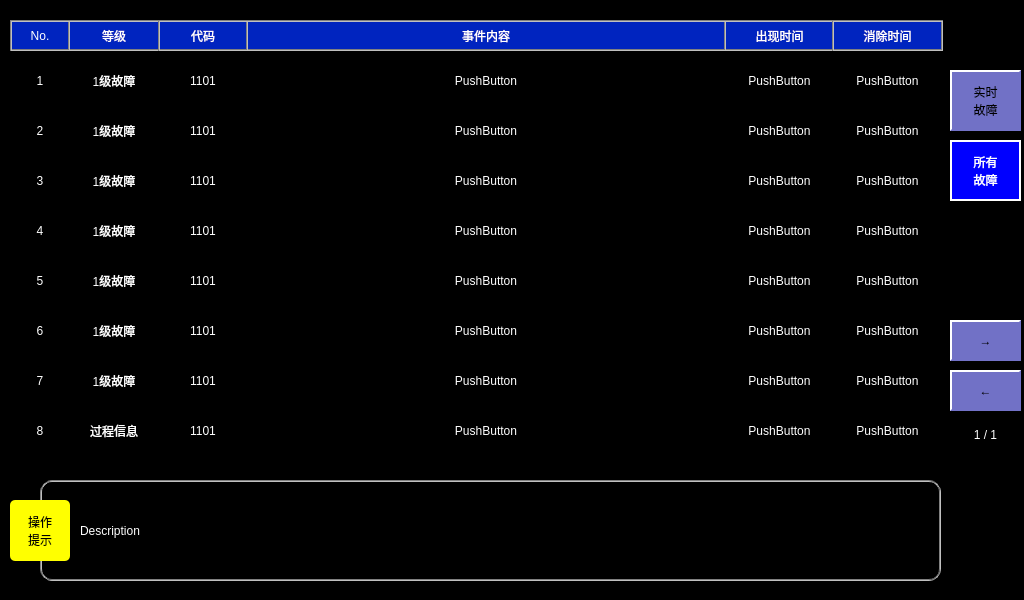
 <widget class="QWidget" name="MyCaseAll">
  <property name="geometry">
   <rect>
    <x>0</x>
    <y>0</y>
    <width>1024</width>
    <height>600</height>
   </rect>
  </property>
  <property name="windowTitle">
   <string>Form</string>
  </property>
  <property name="styleSheet">
   <string notr="true">QLabel
{
	color: white;
	border: 2px groove, gray;
    border-color: gray;
	font: 20px, &quot;微软雅黑&quot;;
}

QPushButton
{
	color: white;
	border: 2px groove, gray;
    border-color: gray;
	border-width: 0px;
	font: 18px, &quot;微软雅黑&quot;;
}

QWidget
{
	background-color: black;
}</string>
  </property>
  <widget class="QLabel" name="label_2">
   <property name="geometry">
    <rect>
     <x>68</x>
     <y>20</y>
     <width>92</width>
     <height>31</height>
    </rect>
   </property>
   <property name="styleSheet">
    <string notr="true">background-color: rgb(0, 36, 191);</string>
   </property>
   <property name="text">
    <string>等级</string>
   </property>
   <property name="alignment">
    <set>Qt::AlignCenter</set>
   </property>
  </widget>
  <widget class="QPushButton" name="btnReal">
   <property name="geometry">
    <rect>
     <x>950</x>
     <y>70</y>
     <width>71</width>
     <height>61</height>
    </rect>
   </property>
   <property name="styleSheet">
    <string notr="true">QPushButton
{
	font: 19px, &quot;微软雅黑&quot;;
    color: black;
	background-color: rgb(113, 113, 198);
	border:2px solid white; 
    border-right-color: rgb(113, 113, 198); 
    border-bottom-color: rgb(113, 113, 198);
}</string>
   </property>
   <property name="text">
    <string>实时
故障</string>
   </property>
  </widget>
  <widget class="QPushButton" name="btnLine7Time">
   <property name="geometry">
    <rect>
     <x>724</x>
     <y>360</y>
     <width>111</width>
     <height>41</height>
    </rect>
   </property>
   <property name="focusPolicy">
    <enum>Qt::NoFocus</enum>
   </property>
   <property name="styleSheet">
    <string notr="true">QPushButton
{
	color: white;
	border: 2px groove, gray;
    border-color: gray;
	border-width: 0px;
	font: 16px, &quot;微软雅黑&quot;;
}</string>
   </property>
   <property name="text">
    <string>PushButton</string>
   </property>
  </widget>
  <widget class="QPushButton" name="btnLine6Level">
   <property name="geometry">
    <rect>
     <x>68</x>
     <y>310</y>
     <width>92</width>
     <height>41</height>
    </rect>
   </property>
   <property name="focusPolicy">
    <enum>Qt::NoFocus</enum>
   </property>
   <property name="styleSheet">
    <string notr="true"/>
   </property>
   <property name="text">
    <string>1级故障</string>
   </property>
  </widget>
  <widget class="QPushButton" name="btnLine7Number">
   <property name="geometry">
    <rect>
     <x>10</x>
     <y>360</y>
     <width>60</width>
     <height>41</height>
    </rect>
   </property>
   <property name="focusPolicy">
    <enum>Qt::NoFocus</enum>
   </property>
   <property name="styleSheet">
    <string notr="true"/>
   </property>
   <property name="text">
    <string>7</string>
   </property>
  </widget>
  <widget class="QPushButton" name="btnLine4Time">
   <property name="geometry">
    <rect>
     <x>724</x>
     <y>210</y>
     <width>111</width>
     <height>41</height>
    </rect>
   </property>
   <property name="focusPolicy">
    <enum>Qt::NoFocus</enum>
   </property>
   <property name="styleSheet">
    <string notr="true">QPushButton
{
	color: white;
	border: 2px groove, gray;
    border-color: gray;
	border-width: 0px;
	font: 16px, &quot;微软雅黑&quot;;
}</string>
   </property>
   <property name="text">
    <string>PushButton</string>
   </property>
  </widget>
  <widget class="QPushButton" name="btnLine5Level">
   <property name="geometry">
    <rect>
     <x>68</x>
     <y>260</y>
     <width>92</width>
     <height>41</height>
    </rect>
   </property>
   <property name="focusPolicy">
    <enum>Qt::NoFocus</enum>
   </property>
   <property name="styleSheet">
    <string notr="true"/>
   </property>
   <property name="text">
    <string>1级故障</string>
   </property>
  </widget>
  <widget class="QPushButton" name="btnLine1Code">
   <property name="geometry">
    <rect>
     <x>158</x>
     <y>60</y>
     <width>90</width>
     <height>41</height>
    </rect>
   </property>
   <property name="focusPolicy">
    <enum>Qt::NoFocus</enum>
   </property>
   <property name="styleSheet">
    <string notr="true"/>
   </property>
   <property name="text">
    <string>1101</string>
   </property>
  </widget>
  <widget class="QPushButton" name="btnPreviousPage">
   <property name="geometry">
    <rect>
     <x>950</x>
     <y>370</y>
     <width>71</width>
     <height>41</height>
    </rect>
   </property>
   <property name="styleSheet">
    <string notr="true">QPushButton
{
	font: 33px, &quot;微软雅黑&quot;;
    color: black;
	background-color: rgb(113, 113, 198);
	border:2px solid white; 
    border-right-color: rgb(113, 113, 198); 
    border-bottom-color: rgb(113, 113, 198);
}

QPushButton:pressed
{
	font: 33px, &quot;微软雅黑&quot;;
    color: white;
	background-color: rgb(0, 0, 255); 
	border:2px solid white; 
	border-left-color: qlineargradient(x1: 0, y1: 0, x2: 1, y2: 0, 
                        stop: 0 gray, stop: 1 black); 			border-top-color: qlineargradient(x1: 0, y1: 0, x2: 0, 										y2: 1, stop: 0 gray, stop: 1 black);
  border-right-color: white; border-bottom-color: white;
}</string>
   </property>
   <property name="text">
    <string>←</string>
   </property>
  </widget>
  <widget class="QLabel" name="label_6">
   <property name="geometry">
    <rect>
     <x>10</x>
     <y>500</y>
     <width>60</width>
     <height>61</height>
    </rect>
   </property>
   <property name="styleSheet">
    <string notr="true">background-color: yellow;
border: 0px;
color: black;
border-radius: 5px;</string>
   </property>
   <property name="text">
    <string>操作
提示</string>
   </property>
   <property name="alignment">
    <set>Qt::AlignCenter</set>
   </property>
  </widget>
  <widget class="QPushButton" name="btnLine8Level">
   <property name="geometry">
    <rect>
     <x>68</x>
     <y>410</y>
     <width>92</width>
     <height>41</height>
    </rect>
   </property>
   <property name="focusPolicy">
    <enum>Qt::NoFocus</enum>
   </property>
   <property name="styleSheet">
    <string notr="true"/>
   </property>
   <property name="text">
    <string>过程信息</string>
   </property>
  </widget>
  <widget class="QPushButton" name="btnLine1Name">
   <property name="geometry">
    <rect>
     <x>246</x>
     <y>60</y>
     <width>480</width>
     <height>41</height>
    </rect>
   </property>
   <property name="focusPolicy">
    <enum>Qt::NoFocus</enum>
   </property>
   <property name="styleSheet">
    <string notr="true"/>
   </property>
   <property name="text">
    <string>PushButton</string>
   </property>
  </widget>
  <widget class="QPushButton" name="btnLine3Number">
   <property name="geometry">
    <rect>
     <x>10</x>
     <y>160</y>
     <width>60</width>
     <height>41</height>
    </rect>
   </property>
   <property name="focusPolicy">
    <enum>Qt::NoFocus</enum>
   </property>
   <property name="styleSheet">
    <string notr="true"/>
   </property>
   <property name="text">
    <string>3</string>
   </property>
  </widget>
  <widget class="QPushButton" name="btnLine5Name">
   <property name="geometry">
    <rect>
     <x>246</x>
     <y>260</y>
     <width>480</width>
     <height>41</height>
    </rect>
   </property>
   <property name="focusPolicy">
    <enum>Qt::NoFocus</enum>
   </property>
   <property name="styleSheet">
    <string notr="true"/>
   </property>
   <property name="text">
    <string>PushButton</string>
   </property>
  </widget>
  <widget class="QPushButton" name="btnLine5Code">
   <property name="geometry">
    <rect>
     <x>158</x>
     <y>260</y>
     <width>90</width>
     <height>41</height>
    </rect>
   </property>
   <property name="focusPolicy">
    <enum>Qt::NoFocus</enum>
   </property>
   <property name="styleSheet">
    <string notr="true"/>
   </property>
   <property name="text">
    <string>1101</string>
   </property>
  </widget>
  <widget class="QPushButton" name="btnLine2Code">
   <property name="geometry">
    <rect>
     <x>158</x>
     <y>110</y>
     <width>90</width>
     <height>41</height>
    </rect>
   </property>
   <property name="focusPolicy">
    <enum>Qt::NoFocus</enum>
   </property>
   <property name="styleSheet">
    <string notr="true"/>
   </property>
   <property name="text">
    <string>1101</string>
   </property>
  </widget>
  <widget class="QPushButton" name="btnLine8Time">
   <property name="geometry">
    <rect>
     <x>724</x>
     <y>410</y>
     <width>111</width>
     <height>41</height>
    </rect>
   </property>
   <property name="focusPolicy">
    <enum>Qt::NoFocus</enum>
   </property>
   <property name="styleSheet">
    <string notr="true">QPushButton
{
	color: white;
	border: 2px groove, gray;
    border-color: gray;
	border-width: 0px;
	font: 16px, &quot;微软雅黑&quot;;
}</string>
   </property>
   <property name="text">
    <string>PushButton</string>
   </property>
  </widget>
  <widget class="QPushButton" name="btnLine3Level">
   <property name="geometry">
    <rect>
     <x>68</x>
     <y>160</y>
     <width>92</width>
     <height>41</height>
    </rect>
   </property>
   <property name="focusPolicy">
    <enum>Qt::NoFocus</enum>
   </property>
   <property name="styleSheet">
    <string notr="true"/>
   </property>
   <property name="text">
    <string>1级故障</string>
   </property>
  </widget>
  <widget class="QPushButton" name="btnLine7Level">
   <property name="geometry">
    <rect>
     <x>68</x>
     <y>360</y>
     <width>92</width>
     <height>41</height>
    </rect>
   </property>
   <property name="focusPolicy">
    <enum>Qt::NoFocus</enum>
   </property>
   <property name="styleSheet">
    <string notr="true"/>
   </property>
   <property name="text">
    <string>1级故障</string>
   </property>
  </widget>
  <widget class="QPushButton" name="btnLine6Number">
   <property name="geometry">
    <rect>
     <x>10</x>
     <y>310</y>
     <width>60</width>
     <height>41</height>
    </rect>
   </property>
   <property name="focusPolicy">
    <enum>Qt::NoFocus</enum>
   </property>
   <property name="styleSheet">
    <string notr="true"/>
   </property>
   <property name="text">
    <string>6</string>
   </property>
  </widget>
  <widget class="QPushButton" name="btnLine8Name">
   <property name="geometry">
    <rect>
     <x>246</x>
     <y>410</y>
     <width>480</width>
     <height>41</height>
    </rect>
   </property>
   <property name="focusPolicy">
    <enum>Qt::NoFocus</enum>
   </property>
   <property name="styleSheet">
    <string notr="true"/>
   </property>
   <property name="text">
    <string>PushButton</string>
   </property>
  </widget>
  <widget class="QPushButton" name="btnLine8Code">
   <property name="geometry">
    <rect>
     <x>158</x>
     <y>410</y>
     <width>90</width>
     <height>41</height>
    </rect>
   </property>
   <property name="focusPolicy">
    <enum>Qt::NoFocus</enum>
   </property>
   <property name="styleSheet">
    <string notr="true"/>
   </property>
   <property name="text">
    <string>1101</string>
   </property>
  </widget>
  <widget class="QPushButton" name="btnLine1Time">
   <property name="geometry">
    <rect>
     <x>724</x>
     <y>60</y>
     <width>111</width>
     <height>41</height>
    </rect>
   </property>
   <property name="focusPolicy">
    <enum>Qt::NoFocus</enum>
   </property>
   <property name="styleSheet">
    <string notr="true">QPushButton
{
	color: white;
	border: 2px groove, gray;
    border-color: gray;
	border-width: 0px;
	font: 16px, &quot;微软雅黑&quot;;
}</string>
   </property>
   <property name="text">
    <string>PushButton</string>
   </property>
  </widget>
  <widget class="QPushButton" name="btnLine5Time">
   <property name="geometry">
    <rect>
     <x>724</x>
     <y>260</y>
     <width>111</width>
     <height>41</height>
    </rect>
   </property>
   <property name="focusPolicy">
    <enum>Qt::NoFocus</enum>
   </property>
   <property name="styleSheet">
    <string notr="true">QPushButton
{
	color: white;
	border: 2px groove, gray;
    border-color: gray;
	border-width: 0px;
	font: 16px, &quot;微软雅黑&quot;;
}</string>
   </property>
   <property name="text">
    <string>PushButton</string>
   </property>
  </widget>
  <widget class="QPushButton" name="btnLine2Number">
   <property name="geometry">
    <rect>
     <x>10</x>
     <y>110</y>
     <width>60</width>
     <height>41</height>
    </rect>
   </property>
   <property name="focusPolicy">
    <enum>Qt::NoFocus</enum>
   </property>
   <property name="styleSheet">
    <string notr="true"/>
   </property>
   <property name="text">
    <string>2</string>
   </property>
  </widget>
  <widget class="QPushButton" name="btnLine4Name">
   <property name="geometry">
    <rect>
     <x>246</x>
     <y>210</y>
     <width>480</width>
     <height>41</height>
    </rect>
   </property>
   <property name="focusPolicy">
    <enum>Qt::NoFocus</enum>
   </property>
   <property name="styleSheet">
    <string notr="true"/>
   </property>
   <property name="text">
    <string>PushButton</string>
   </property>
  </widget>
  <widget class="QPushButton" name="btnLine1Level">
   <property name="geometry">
    <rect>
     <x>68</x>
     <y>60</y>
     <width>92</width>
     <height>41</height>
    </rect>
   </property>
   <property name="focusPolicy">
    <enum>Qt::NoFocus</enum>
   </property>
   <property name="styleSheet">
    <string notr="true"/>
   </property>
   <property name="text">
    <string>1级故障</string>
   </property>
  </widget>
  <widget class="QLabel" name="label_5">
   <property name="geometry">
    <rect>
     <x>724</x>
     <y>20</y>
     <width>111</width>
     <height>31</height>
    </rect>
   </property>
   <property name="styleSheet">
    <string notr="true">background-color: rgb(0, 36, 191);</string>
   </property>
   <property name="text">
    <string>出现时间</string>
   </property>
   <property name="alignment">
    <set>Qt::AlignCenter</set>
   </property>
  </widget>
  <widget class="QLabel" name="label_4">
   <property name="geometry">
    <rect>
     <x>246</x>
     <y>20</y>
     <width>480</width>
     <height>31</height>
    </rect>
   </property>
   <property name="styleSheet">
    <string notr="true">background-color: rgb(0, 36, 191);</string>
   </property>
   <property name="text">
    <string>事件内容</string>
   </property>
   <property name="alignment">
    <set>Qt::AlignCenter</set>
   </property>
  </widget>
  <widget class="QPushButton" name="btnLine3Time">
   <property name="geometry">
    <rect>
     <x>724</x>
     <y>160</y>
     <width>111</width>
     <height>41</height>
    </rect>
   </property>
   <property name="focusPolicy">
    <enum>Qt::NoFocus</enum>
   </property>
   <property name="styleSheet">
    <string notr="true">QPushButton
{
	color: white;
	border: 2px groove, gray;
    border-color: gray;
	border-width: 0px;
	font: 16px, &quot;微软雅黑&quot;;
}</string>
   </property>
   <property name="text">
    <string>PushButton</string>
   </property>
  </widget>
  <widget class="QPushButton" name="btnNextPage">
   <property name="geometry">
    <rect>
     <x>950</x>
     <y>320</y>
     <width>71</width>
     <height>41</height>
    </rect>
   </property>
   <property name="styleSheet">
    <string notr="true">QPushButton
{
	font: 33px, &quot;微软雅黑&quot;;
    color: black;
	background-color: rgb(113, 113, 198);
	border:2px solid white; 
    border-right-color: rgb(113, 113, 198); 
    border-bottom-color: rgb(113, 113, 198);
}

QPushButton:pressed
{
	font: 33px, &quot;微软雅黑&quot;;
    color: white;
	background-color: rgb(0, 0, 255); 
	border:2px solid white; 
	border-left-color: qlineargradient(x1: 0, y1: 0, x2: 1, y2: 0, 
                        stop: 0 gray, stop: 1 black); 			border-top-color: qlineargradient(x1: 0, y1: 0, x2: 0, 										y2: 1, stop: 0 gray, stop: 1 black);
  border-right-color: white; border-bottom-color: white;
}</string>
   </property>
   <property name="text">
    <string>→</string>
   </property>
  </widget>
  <widget class="QLabel" name="label">
   <property name="geometry">
    <rect>
     <x>10</x>
     <y>20</y>
     <width>60</width>
     <height>31</height>
    </rect>
   </property>
   <property name="styleSheet">
    <string notr="true">background-color: rgb(0, 36, 191);</string>
   </property>
   <property name="text">
    <string>No.</string>
   </property>
   <property name="alignment">
    <set>Qt::AlignCenter</set>
   </property>
  </widget>
  <widget class="QPushButton" name="btnLine4Level">
   <property name="geometry">
    <rect>
     <x>68</x>
     <y>210</y>
     <width>92</width>
     <height>41</height>
    </rect>
   </property>
   <property name="focusPolicy">
    <enum>Qt::NoFocus</enum>
   </property>
   <property name="styleSheet">
    <string notr="true"/>
   </property>
   <property name="text">
    <string>1级故障</string>
   </property>
  </widget>
  <widget class="QPushButton" name="btnLine5Number">
   <property name="geometry">
    <rect>
     <x>10</x>
     <y>260</y>
     <width>60</width>
     <height>41</height>
    </rect>
   </property>
   <property name="focusPolicy">
    <enum>Qt::NoFocus</enum>
   </property>
   <property name="styleSheet">
    <string notr="true"/>
   </property>
   <property name="text">
    <string>5</string>
   </property>
  </widget>
  <widget class="QPushButton" name="btnLine7Code">
   <property name="geometry">
    <rect>
     <x>158</x>
     <y>360</y>
     <width>90</width>
     <height>41</height>
    </rect>
   </property>
   <property name="focusPolicy">
    <enum>Qt::NoFocus</enum>
   </property>
   <property name="styleSheet">
    <string notr="true"/>
   </property>
   <property name="text">
    <string>1101</string>
   </property>
  </widget>
  <widget class="QPushButton" name="btnLine7Name">
   <property name="geometry">
    <rect>
     <x>246</x>
     <y>360</y>
     <width>480</width>
     <height>41</height>
    </rect>
   </property>
   <property name="focusPolicy">
    <enum>Qt::NoFocus</enum>
   </property>
   <property name="styleSheet">
    <string notr="true"/>
   </property>
   <property name="text">
    <string>PushButton</string>
   </property>
  </widget>
  <widget class="QPushButton" name="btnLine2Time">
   <property name="geometry">
    <rect>
     <x>724</x>
     <y>110</y>
     <width>111</width>
     <height>41</height>
    </rect>
   </property>
   <property name="focusPolicy">
    <enum>Qt::NoFocus</enum>
   </property>
   <property name="styleSheet">
    <string notr="true">QPushButton
{
	color: white;
	border: 2px groove, gray;
    border-color: gray;
	border-width: 0px;
	font: 16px, &quot;微软雅黑&quot;;
}</string>
   </property>
   <property name="text">
    <string>PushButton</string>
   </property>
  </widget>
  <widget class="QPushButton" name="btnLine2Name">
   <property name="geometry">
    <rect>
     <x>246</x>
     <y>110</y>
     <width>480</width>
     <height>41</height>
    </rect>
   </property>
   <property name="focusPolicy">
    <enum>Qt::NoFocus</enum>
   </property>
   <property name="styleSheet">
    <string notr="true"/>
   </property>
   <property name="text">
    <string>PushButton</string>
   </property>
  </widget>
  <widget class="QLabel" name="lblDescription">
   <property name="geometry">
    <rect>
     <x>40</x>
     <y>480</y>
     <width>901</width>
     <height>101</height>
    </rect>
   </property>
   <property name="styleSheet">
    <string notr="true">border-radius: 12px;</string>
   </property>
   <property name="text">
    <string/>
   </property>
   <property name="alignment">
    <set>Qt::AlignCenter</set>
   </property>
  </widget>
  <widget class="QLabel" name="label_3">
   <property name="geometry">
    <rect>
     <x>158</x>
     <y>20</y>
     <width>90</width>
     <height>31</height>
    </rect>
   </property>
   <property name="styleSheet">
    <string notr="true">background-color: rgb(0, 36, 191);</string>
   </property>
   <property name="text">
    <string>代码</string>
   </property>
   <property name="alignment">
    <set>Qt::AlignCenter</set>
   </property>
  </widget>
  <widget class="QPushButton" name="btnLine1Number">
   <property name="geometry">
    <rect>
     <x>10</x>
     <y>60</y>
     <width>60</width>
     <height>41</height>
    </rect>
   </property>
   <property name="focusPolicy">
    <enum>Qt::NoFocus</enum>
   </property>
   <property name="styleSheet">
    <string notr="true"/>
   </property>
   <property name="text">
    <string>1</string>
   </property>
  </widget>
  <widget class="QPushButton" name="btnLine8Number">
   <property name="geometry">
    <rect>
     <x>10</x>
     <y>410</y>
     <width>60</width>
     <height>41</height>
    </rect>
   </property>
   <property name="focusPolicy">
    <enum>Qt::NoFocus</enum>
   </property>
   <property name="styleSheet">
    <string notr="true"/>
   </property>
   <property name="text">
    <string>8</string>
   </property>
  </widget>
  <widget class="QPushButton" name="btnLine3Name">
   <property name="geometry">
    <rect>
     <x>246</x>
     <y>160</y>
     <width>480</width>
     <height>41</height>
    </rect>
   </property>
   <property name="focusPolicy">
    <enum>Qt::NoFocus</enum>
   </property>
   <property name="styleSheet">
    <string notr="true"/>
   </property>
   <property name="text">
    <string>PushButton</string>
   </property>
  </widget>
  <widget class="QPushButton" name="btnAll">
   <property name="geometry">
    <rect>
     <x>950</x>
     <y>140</y>
     <width>71</width>
     <height>61</height>
    </rect>
   </property>
   <property name="styleSheet">
    <string notr="true">QPushButton
{
	font: 19px, &quot;微软雅黑&quot;;
    color: white;
	background-color: rgb(0, 0, 255); 
	border:2px solid white; 
	border-left-color: qlineargradient(x1: 0, y1: 0, x2: 1, y2: 0, 
                        stop: 0 gray, stop: 1 black); 			border-top-color: qlineargradient(x1: 0, y1: 0, x2: 0, 										y2: 1, stop: 0 gray, stop: 1 black);
  border-right-color: white; border-bottom-color: white;
}</string>
   </property>
   <property name="text">
    <string>所有
故障</string>
   </property>
  </widget>
  <widget class="QLabel" name="lblPage">
   <property name="geometry">
    <rect>
     <x>950</x>
     <y>420</y>
     <width>71</width>
     <height>30</height>
    </rect>
   </property>
   <property name="styleSheet">
    <string notr="true">QLabel
{
	color: white;
	border: 0px;
	font: 16px, &quot;微软雅黑&quot;;
}</string>
   </property>
   <property name="text">
    <string>1 / 1</string>
   </property>
   <property name="alignment">
    <set>Qt::AlignCenter</set>
   </property>
  </widget>
  <widget class="QPushButton" name="btnLine4Code">
   <property name="geometry">
    <rect>
     <x>158</x>
     <y>210</y>
     <width>90</width>
     <height>41</height>
    </rect>
   </property>
   <property name="focusPolicy">
    <enum>Qt::NoFocus</enum>
   </property>
   <property name="styleSheet">
    <string notr="true"/>
   </property>
   <property name="text">
    <string>1101</string>
   </property>
  </widget>
  <widget class="QPushButton" name="btnLine2Level">
   <property name="geometry">
    <rect>
     <x>68</x>
     <y>110</y>
     <width>92</width>
     <height>41</height>
    </rect>
   </property>
   <property name="focusPolicy">
    <enum>Qt::NoFocus</enum>
   </property>
   <property name="styleSheet">
    <string notr="true"/>
   </property>
   <property name="text">
    <string>1级故障</string>
   </property>
  </widget>
  <widget class="QPushButton" name="btnLine6Time">
   <property name="geometry">
    <rect>
     <x>724</x>
     <y>310</y>
     <width>111</width>
     <height>41</height>
    </rect>
   </property>
   <property name="focusPolicy">
    <enum>Qt::NoFocus</enum>
   </property>
   <property name="styleSheet">
    <string notr="true">QPushButton
{
	color: white;
	border: 2px groove, gray;
    border-color: gray;
	border-width: 0px;
	font: 16px, &quot;微软雅黑&quot;;
}</string>
   </property>
   <property name="text">
    <string>PushButton</string>
   </property>
  </widget>
  <widget class="QPushButton" name="btnLine3Code">
   <property name="geometry">
    <rect>
     <x>158</x>
     <y>160</y>
     <width>90</width>
     <height>41</height>
    </rect>
   </property>
   <property name="focusPolicy">
    <enum>Qt::NoFocus</enum>
   </property>
   <property name="styleSheet">
    <string notr="true"/>
   </property>
   <property name="text">
    <string>1101</string>
   </property>
  </widget>
  <widget class="QLabel" name="txtDescription">
   <property name="geometry">
    <rect>
     <x>80</x>
     <y>490</y>
     <width>851</width>
     <height>81</height>
    </rect>
   </property>
   <property name="styleSheet">
    <string notr="true">border-width: 0px;</string>
   </property>
   <property name="text">
    <string>Description</string>
   </property>
   <property name="alignment">
    <set>Qt::AlignLeading|Qt::AlignLeft|Qt::AlignVCenter</set>
   </property>
  </widget>
  <widget class="QPushButton" name="btnLine4Number">
   <property name="geometry">
    <rect>
     <x>10</x>
     <y>210</y>
     <width>60</width>
     <height>41</height>
    </rect>
   </property>
   <property name="focusPolicy">
    <enum>Qt::NoFocus</enum>
   </property>
   <property name="styleSheet">
    <string notr="true"/>
   </property>
   <property name="text">
    <string>4</string>
   </property>
  </widget>
  <widget class="QPushButton" name="btnLine6Code">
   <property name="geometry">
    <rect>
     <x>158</x>
     <y>310</y>
     <width>90</width>
     <height>41</height>
    </rect>
   </property>
   <property name="focusPolicy">
    <enum>Qt::NoFocus</enum>
   </property>
   <property name="styleSheet">
    <string notr="true"/>
   </property>
   <property name="text">
    <string>1101</string>
   </property>
  </widget>
  <widget class="QPushButton" name="btnLine6Name">
   <property name="geometry">
    <rect>
     <x>246</x>
     <y>310</y>
     <width>480</width>
     <height>41</height>
    </rect>
   </property>
   <property name="focusPolicy">
    <enum>Qt::NoFocus</enum>
   </property>
   <property name="styleSheet">
    <string notr="true"/>
   </property>
   <property name="text">
    <string>PushButton</string>
   </property>
  </widget>
  <widget class="QLabel" name="label_7">
   <property name="geometry">
    <rect>
     <x>832</x>
     <y>20</y>
     <width>111</width>
     <height>31</height>
    </rect>
   </property>
   <property name="styleSheet">
    <string notr="true">background-color: rgb(0, 36, 191);</string>
   </property>
   <property name="text">
    <string>消除时间</string>
   </property>
   <property name="alignment">
    <set>Qt::AlignCenter</set>
   </property>
  </widget>
  <widget class="QPushButton" name="btnLine5EndTime">
   <property name="geometry">
    <rect>
     <x>832</x>
     <y>260</y>
     <width>111</width>
     <height>41</height>
    </rect>
   </property>
   <property name="focusPolicy">
    <enum>Qt::NoFocus</enum>
   </property>
   <property name="styleSheet">
    <string notr="true">QPushButton
{
	color: white;
	border: 2px groove, gray;
    border-color: gray;
	border-width: 0px;
	font: 16px, &quot;微软雅黑&quot;;
}</string>
   </property>
   <property name="text">
    <string>PushButton</string>
   </property>
  </widget>
  <widget class="QPushButton" name="btnLine3EndTime">
   <property name="geometry">
    <rect>
     <x>832</x>
     <y>160</y>
     <width>111</width>
     <height>41</height>
    </rect>
   </property>
   <property name="focusPolicy">
    <enum>Qt::NoFocus</enum>
   </property>
   <property name="styleSheet">
    <string notr="true">QPushButton
{
	color: white;
	border: 2px groove, gray;
    border-color: gray;
	border-width: 0px;
	font: 16px, &quot;微软雅黑&quot;;
}</string>
   </property>
   <property name="text">
    <string>PushButton</string>
   </property>
  </widget>
  <widget class="QPushButton" name="btnLine8EndTime">
   <property name="geometry">
    <rect>
     <x>832</x>
     <y>410</y>
     <width>111</width>
     <height>41</height>
    </rect>
   </property>
   <property name="focusPolicy">
    <enum>Qt::NoFocus</enum>
   </property>
   <property name="styleSheet">
    <string notr="true">QPushButton
{
	color: white;
	border: 2px groove, gray;
    border-color: gray;
	border-width: 0px;
	font: 16px, &quot;微软雅黑&quot;;
}</string>
   </property>
   <property name="text">
    <string>PushButton</string>
   </property>
  </widget>
  <widget class="QPushButton" name="btnLine6EndTime">
   <property name="geometry">
    <rect>
     <x>832</x>
     <y>310</y>
     <width>111</width>
     <height>41</height>
    </rect>
   </property>
   <property name="focusPolicy">
    <enum>Qt::NoFocus</enum>
   </property>
   <property name="styleSheet">
    <string notr="true">QPushButton
{
	color: white;
	border: 2px groove, gray;
    border-color: gray;
	border-width: 0px;
	font: 16px, &quot;微软雅黑&quot;;
}</string>
   </property>
   <property name="text">
    <string>PushButton</string>
   </property>
  </widget>
  <widget class="QPushButton" name="btnLine1EndTime">
   <property name="geometry">
    <rect>
     <x>832</x>
     <y>60</y>
     <width>111</width>
     <height>41</height>
    </rect>
   </property>
   <property name="focusPolicy">
    <enum>Qt::NoFocus</enum>
   </property>
   <property name="styleSheet">
    <string notr="true">QPushButton
{
	color: white;
	border: 2px groove, gray;
    border-color: gray;
	border-width: 0px;
	font: 16px, &quot;微软雅黑&quot;;
}</string>
   </property>
   <property name="text">
    <string>PushButton</string>
   </property>
  </widget>
  <widget class="QPushButton" name="btnLine2EndTime">
   <property name="geometry">
    <rect>
     <x>832</x>
     <y>110</y>
     <width>111</width>
     <height>41</height>
    </rect>
   </property>
   <property name="focusPolicy">
    <enum>Qt::NoFocus</enum>
   </property>
   <property name="styleSheet">
    <string notr="true">QPushButton
{
	color: white;
	border: 2px groove, gray;
    border-color: gray;
	border-width: 0px;
	font: 16px, &quot;微软雅黑&quot;;
}</string>
   </property>
   <property name="text">
    <string>PushButton</string>
   </property>
  </widget>
  <widget class="QPushButton" name="btnLine7EndTime">
   <property name="geometry">
    <rect>
     <x>832</x>
     <y>360</y>
     <width>111</width>
     <height>41</height>
    </rect>
   </property>
   <property name="focusPolicy">
    <enum>Qt::NoFocus</enum>
   </property>
   <property name="styleSheet">
    <string notr="true">QPushButton
{
	color: white;
	border: 2px groove, gray;
    border-color: gray;
	border-width: 0px;
	font: 16px, &quot;微软雅黑&quot;;
}</string>
   </property>
   <property name="text">
    <string>PushButton</string>
   </property>
  </widget>
  <widget class="QPushButton" name="btnLine4EndTime">
   <property name="geometry">
    <rect>
     <x>832</x>
     <y>210</y>
     <width>111</width>
     <height>41</height>
    </rect>
   </property>
   <property name="focusPolicy">
    <enum>Qt::NoFocus</enum>
   </property>
   <property name="styleSheet">
    <string notr="true">QPushButton
{
	color: white;
	border: 2px groove, gray;
    border-color: gray;
	border-width: 0px;
	font: 16px, &quot;微软雅黑&quot;;
}</string>
   </property>
   <property name="text">
    <string>PushButton</string>
   </property>
  </widget>
  <zorder>label_2</zorder>
  <zorder>btnReal</zorder>
  <zorder>btnLine7Time</zorder>
  <zorder>btnLine6Level</zorder>
  <zorder>btnLine7Number</zorder>
  <zorder>btnLine4Time</zorder>
  <zorder>btnLine5Level</zorder>
  <zorder>btnLine1Code</zorder>
  <zorder>btnPreviousPage</zorder>
  <zorder>btnLine8Level</zorder>
  <zorder>btnLine1Name</zorder>
  <zorder>btnLine3Number</zorder>
  <zorder>btnLine5Name</zorder>
  <zorder>btnLine5Code</zorder>
  <zorder>btnLine2Code</zorder>
  <zorder>btnLine8Time</zorder>
  <zorder>btnLine3Level</zorder>
  <zorder>btnLine7Level</zorder>
  <zorder>btnLine6Number</zorder>
  <zorder>btnLine8Name</zorder>
  <zorder>btnLine8Code</zorder>
  <zorder>btnLine1Time</zorder>
  <zorder>btnLine5Time</zorder>
  <zorder>btnLine2Number</zorder>
  <zorder>btnLine4Name</zorder>
  <zorder>btnLine1Level</zorder>
  <zorder>label_5</zorder>
  <zorder>label_4</zorder>
  <zorder>btnLine3Time</zorder>
  <zorder>btnNextPage</zorder>
  <zorder>label</zorder>
  <zorder>btnLine4Level</zorder>
  <zorder>btnLine5Number</zorder>
  <zorder>btnLine7Code</zorder>
  <zorder>btnLine7Name</zorder>
  <zorder>btnLine2Time</zorder>
  <zorder>btnLine2Name</zorder>
  <zorder>lblDescription</zorder>
  <zorder>label_3</zorder>
  <zorder>btnLine1Number</zorder>
  <zorder>btnLine8Number</zorder>
  <zorder>btnLine3Name</zorder>
  <zorder>btnAll</zorder>
  <zorder>lblPage</zorder>
  <zorder>btnLine4Code</zorder>
  <zorder>btnLine2Level</zorder>
  <zorder>btnLine6Time</zorder>
  <zorder>btnLine3Code</zorder>
  <zorder>txtDescription</zorder>
  <zorder>btnLine4Number</zorder>
  <zorder>btnLine6Code</zorder>
  <zorder>btnLine6Name</zorder>
  <zorder>label_7</zorder>
  <zorder>btnLine5EndTime</zorder>
  <zorder>btnLine3EndTime</zorder>
  <zorder>btnLine8EndTime</zorder>
  <zorder>btnLine6EndTime</zorder>
  <zorder>btnLine1EndTime</zorder>
  <zorder>btnLine2EndTime</zorder>
  <zorder>btnLine7EndTime</zorder>
  <zorder>btnLine4EndTime</zorder>
  <zorder>label_6</zorder>
 </widget>
